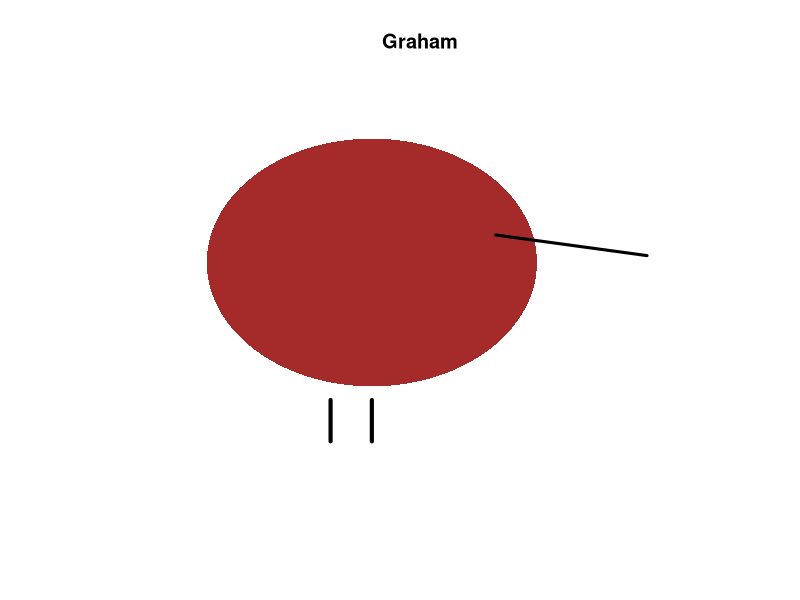

R code for this plot:
# --- Kiwi silhouette (filled) with eye ---
#GDAY

# Body (ellipse)
t <- seq(0, 2*pi, length.out = 400)
body <- data.frame(
  x = 1.2 * cos(t),
  y = 0.9 * sin(t)
)

# Head (circle)
t2 <- seq(0, 2*pi, length.out = 200)
head <- data.frame(
  x = 0.6 + 0.35 * cos(t2),
  y = 0.2 + 0.35 * sin(t2)
)

# Combine body + head into a single polygon
kiwi_poly <- rbind(body, head)

# Beak (thin line)
beak <- data.frame(
  x = seq(0.9, 2.0, length.out = 100),
  y = seq(0.2, 0.05, length.out = 100)
)

# Legs
leg1 <- data.frame(x = rep(-0.3, 2), y = c(-1.0, -1.3))
leg2 <- data.frame(x = rep(0.0, 2), y = c(-1.0, -1.3))

# Eye (single point)
eye <- data.frame(x = 0.85, y = 0.35)

# --- Plot ---
plot(NULL, xlim = c(-1.5, 2.2), ylim = c(-1.6, 1.2),
     asp = 1, axes = FALSE, xlab = "", ylab = "",
     main = "Graham")

# Filled body+head
polygon(kiwi_poly$x, kiwi_poly$y, col = "brown", border = NA)

# Beak
lines(beak$x, beak$y, lwd = 3)

# Legs
segments(leg1$x[1], leg1$y[1], leg1$x[2], leg1$y[2], lwd = 4)
segments(leg2$x[1], leg2$y[1], leg2$x[2], leg2$y[2], lwd = 4)


